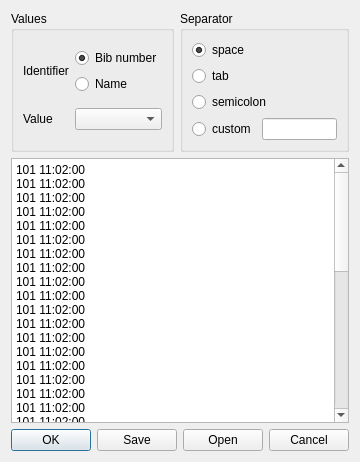
<?xml version="1.0" encoding="UTF-8"?>
<ui version="4.0">
 <class>text_io</class>
 <widget class="QDialog" name="text_io">
  <property name="windowModality">
   <enum>Qt::WindowModal</enum>
  </property>
  <property name="geometry">
   <rect>
    <x>0</x>
    <y>0</y>
    <width>319</width>
    <height>462</height>
   </rect>
  </property>
  <property name="windowTitle">
   <string>Dialog</string>
  </property>
  <property name="sizeGripEnabled">
   <bool>false</bool>
  </property>
  <property name="modal">
   <bool>true</bool>
  </property>
  <layout class="QGridLayout" name="gridLayout_3">
   <item row="0" column="0">
    <widget class="QGroupBox" name="value_group_box">
     <property name="title">
      <string>Values</string>
     </property>
     <layout class="QGridLayout" name="gridLayout_2">
      <item row="0" column="0">
       <widget class="QLabel" name="id_label">
        <property name="text">
         <string>Identifier</string>
        </property>
       </widget>
      </item>
      <item row="0" column="1">
       <layout class="QVBoxLayout" name="id_layout">
        <item>
         <widget class="QRadioButton" name="bib_radio_button">
          <property name="text">
           <string>Bib number</string>
          </property>
          <property name="checked">
           <bool>true</bool>
          </property>
         </widget>
        </item>
        <item>
         <widget class="QRadioButton" name="name_radio_button">
          <property name="text">
           <string>Name</string>
          </property>
         </widget>
        </item>
       </layout>
      </item>
      <item row="1" column="0">
       <widget class="QLabel" name="value_label">
        <property name="text">
         <string>Value</string>
        </property>
       </widget>
      </item>
      <item row="1" column="1">
       <widget class="QComboBox" name="value_combo_box"/>
      </item>
     </layout>
     <zorder>id_label</zorder>
     <zorder>layoutWidget</zorder>
     <zorder>bib_radio_button</zorder>
     <zorder>value_label</zorder>
     <zorder>value_combo_box</zorder>
    </widget>
   </item>
   <item row="0" column="1">
    <widget class="QGroupBox" name="separator_group_box">
     <property name="title">
      <string>Separator</string>
     </property>
     <layout class="QGridLayout" name="gridLayout">
      <item row="0" column="0">
       <widget class="QRadioButton" name="space_radio_button">
        <property name="text">
         <string>space</string>
        </property>
        <property name="checked">
         <bool>true</bool>
        </property>
       </widget>
      </item>
      <item row="1" column="0">
       <widget class="QRadioButton" name="tab_radio_button">
        <property name="text">
         <string>tab</string>
        </property>
       </widget>
      </item>
      <item row="2" column="0">
       <widget class="QRadioButton" name="semicolon_radio_button">
        <property name="text">
         <string>semicolon</string>
        </property>
       </widget>
      </item>
      <item row="3" column="0">
       <layout class="QHBoxLayout" name="custom_layout">
        <item>
         <widget class="QRadioButton" name="custom_radio_button">
          <property name="text">
           <string>custom</string>
          </property>
         </widget>
        </item>
        <item>
         <widget class="QLineEdit" name="custom_edit"/>
        </item>
       </layout>
      </item>
     </layout>
    </widget>
   </item>
   <item row="1" column="0" colspan="2">
    <widget class="QPlainTextEdit" name="text_edit">
     <property name="plainText">
      <string>101 11:02:00
101 11:02:00
101 11:02:00
101 11:02:00
101 11:02:00
101 11:02:00
101 11:02:00
101 11:02:00
101 11:02:00
101 11:02:00
101 11:02:00
101 11:02:00
101 11:02:00
101 11:02:00
101 11:02:00
101 11:02:00
101 11:02:00
101 11:02:00
101 11:02:00
101 11:02:00
101 11:02:00
101 11:02:00
101 11:02:00
101 11:02:00
101 11:02:00
101 11:02:00
101 11:02:00
101 11:02:00
101 11:02:00
101 11:02:00
101 11:02:00
101 11:02:00
101 11:02:00
101 11:02:00
101 11:02:00
101 11:02:00
101 11:02:00
101 11:02:00
101 11:02:00
101 11:02:00
Akhtarov Danil 12:10:00
Akhtarov Danil 12:10:00
</string>
     </property>
    </widget>
   </item>
   <item row="2" column="0" colspan="2">
    <widget class="QDialogButtonBox" name="button_box">
     <property name="orientation">
      <enum>Qt::Horizontal</enum>
     </property>
     <property name="standardButtons">
      <set>QDialogButtonBox::Cancel|QDialogButtonBox::Ok|QDialogButtonBox::Open|QDialogButtonBox::Save</set>
     </property>
    </widget>
   </item>
  </layout>
 </widget>
 <resources/>
 <connections>
  <connection>
   <sender>button_box</sender>
   <signal>accepted()</signal>
   <receiver>text_io</receiver>
   <slot>accept()</slot>
   <hints>
    <hint type="sourcelabel">
     <x>248</x>
     <y>254</y>
    </hint>
    <hint type="destinationlabel">
     <x>157</x>
     <y>274</y>
    </hint>
   </hints>
  </connection>
  <connection>
   <sender>button_box</sender>
   <signal>rejected()</signal>
   <receiver>text_io</receiver>
   <slot>reject()</slot>
   <hints>
    <hint type="sourcelabel">
     <x>316</x>
     <y>260</y>
    </hint>
    <hint type="destinationlabel">
     <x>286</x>
     <y>274</y>
    </hint>
   </hints>
  </connection>
 </connections>
</ui>
